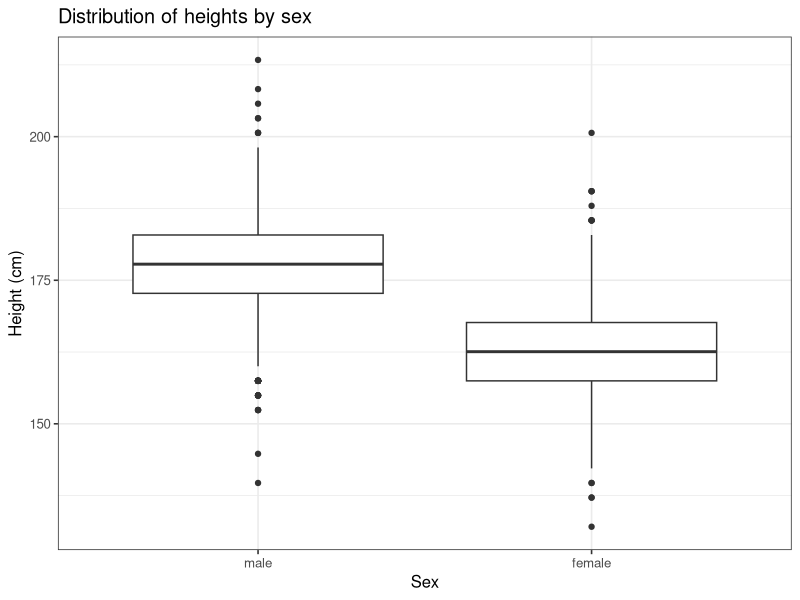
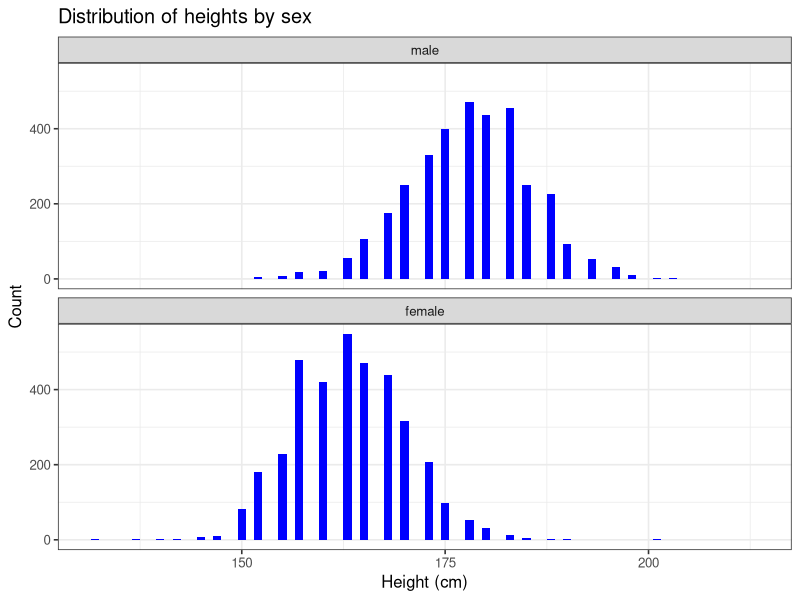
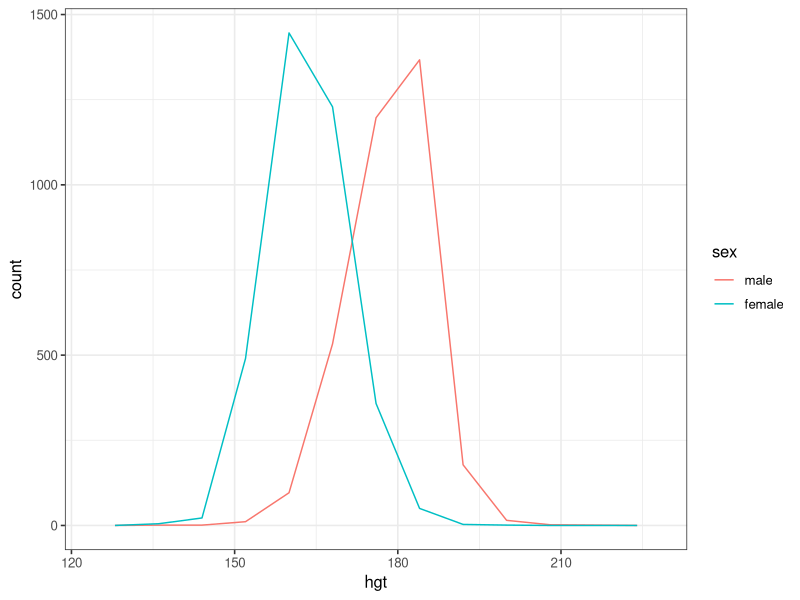
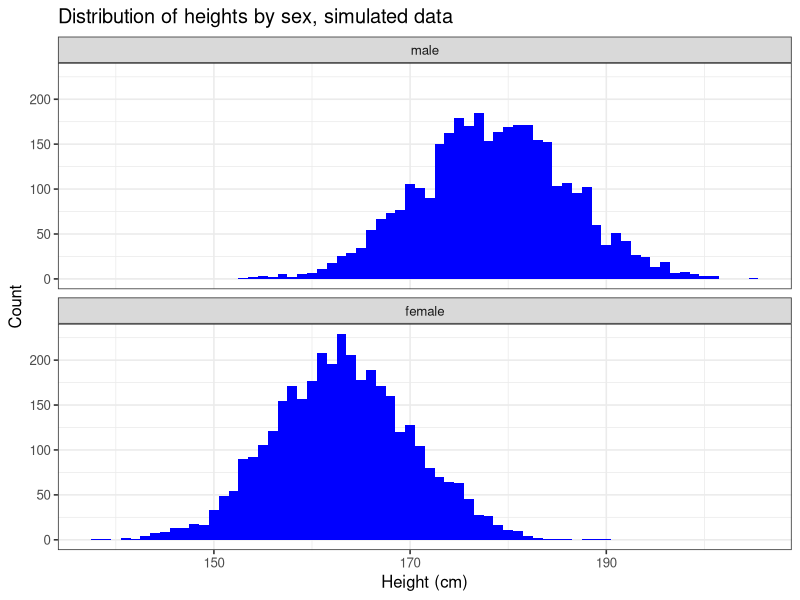
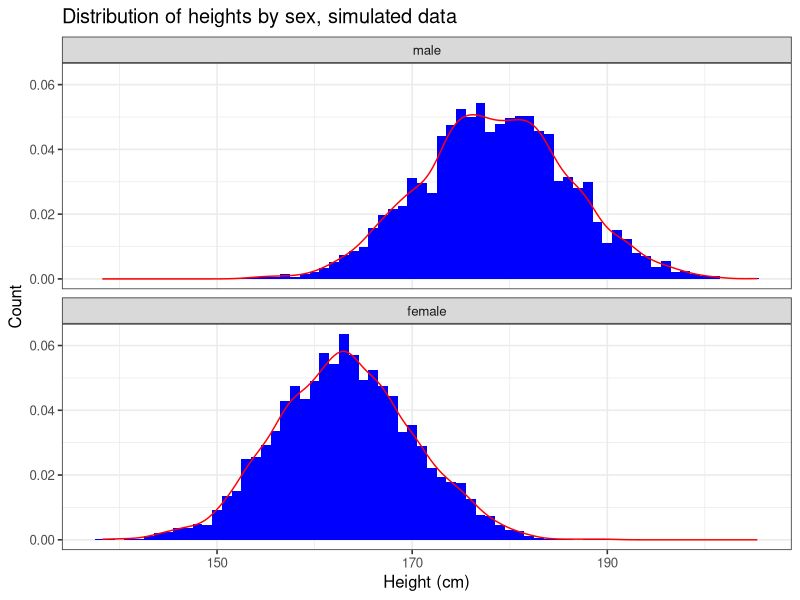
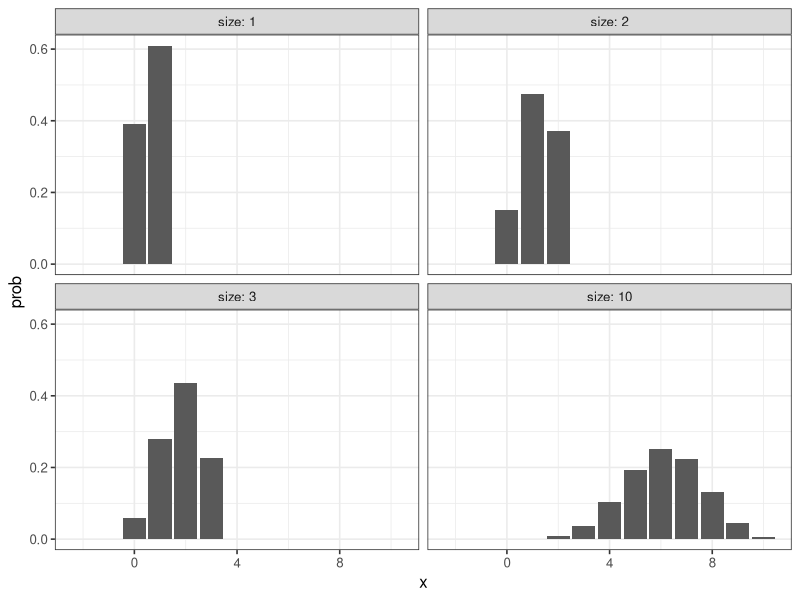
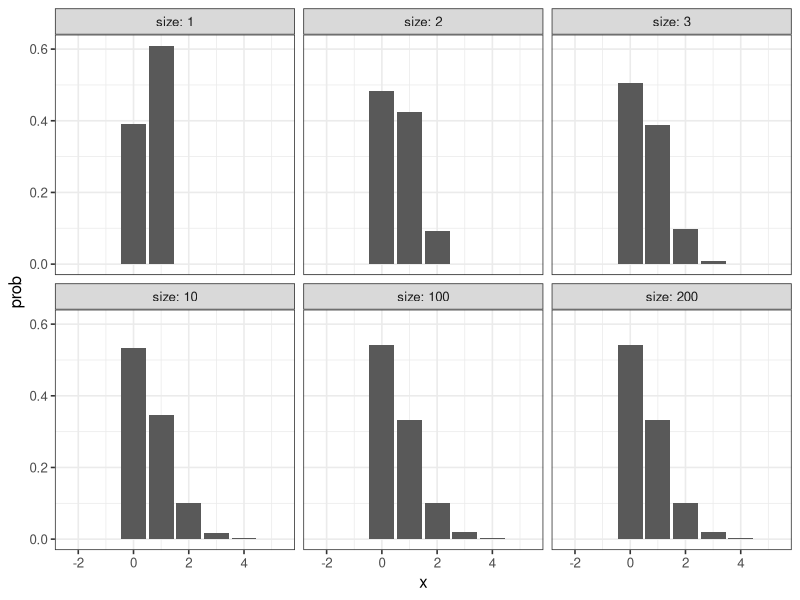
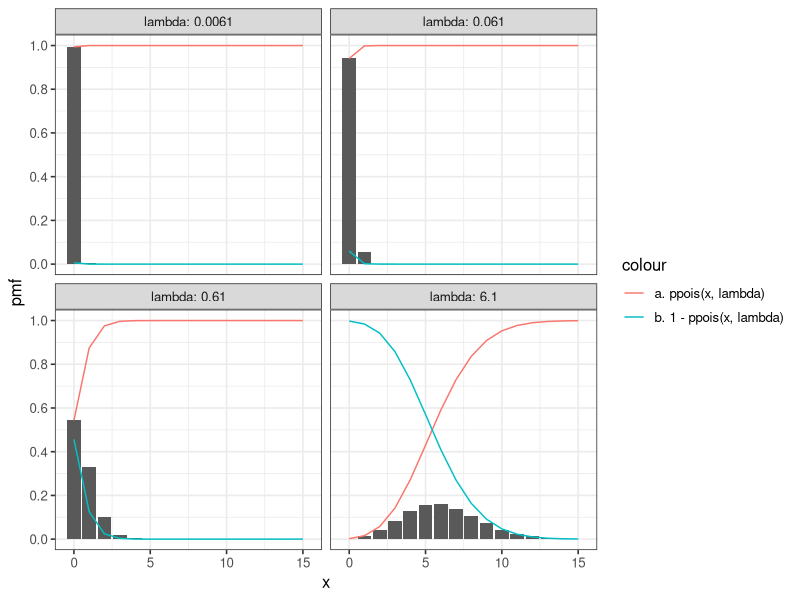

Recreate these plots in R, in order. (Note: this script raises an error after producing the figures.)
## ---- chunk 1
knitr::opts_chunk$set(echo = TRUE)

options(dplyr.summarise.inform = FALSE)
library(tidyverse)

# set theme used for plotting
theme_set(theme_bw(base_size = 12))

# Modelr package
library(modelr)

library(ggplot2)

## ---- chunk 2
# test
heights <- heights

heights
## ---- chunk 3
heights$hgt <- heights$height * 2.54

heights$wgt <- heights$weight * 0.45359237

heights
## ---- chunk 4
ggplot(heights, aes(x = sex, y = hgt)) + 
  geom_boxplot() +
  xlab("Sex") +
  ylab("Height (cm)") +
  ggtitle("Distribution of heights by sex")
## ---- chunk 5
ggplot(heights, aes(x = hgt)) +
  geom_histogram(binwidth = 1, fill = "blue") +
  facet_wrap(~ sex, ncol = 1) +
  xlab("Height (cm)") +
  ylab("Count") +
  ggtitle("Distribution of heights by sex")
## ---- chunk 6
#?heights
ggplot(heights, aes(x = hgt, color = sex, fill = sex)) +
  geom_freqpoly(binwidth = 8)
## ---- chunk 7
hgt_summary <- heights %>%
  group_by(sex) %>%
  summarize(
    hgt_mean = mean(hgt),
    hgt_sd = sd(hgt),
    counts = n()
)

hgt_summary
## ---- chunk 8
# Tøl frá https://en.wikipedia.org/wiki/Average_human_height_by_country
# Land brúk: Bretland
hgt_summary

#df['r3',]

male <- hgt_summary[hgt_summary$sex == 'male',] 
female <- hgt_summary[hgt_summary$sex == 'female',] 

hgt_males   <- tibble(
   hgt = rnorm(male$counts, 
           male$hgt_mean, 
           male$hgt_sd),
   sex = male$sex)
hgt_males

hgt_females   <- tibble(
   hgt = rnorm(female$counts, 
           female$hgt_mean, 
           female$hgt_sd),
  sex = female$sex)
hgt_females


hgt_sim <-
  rbind(
    hgt_males,
    hgt_females
  )

arrange(hgt_sim, desc(hgt_sim$hgt))
## ---- chunk 9

## ---- chunk 10
ggplot(hgt_sim, aes(x = hgt)) +
  geom_histogram(binwidth = 1, fill = "blue") +
  facet_wrap(~ sex, ncol = 1) +
  xlab("Height (cm)") +
  ylab("Count") +
  ggtitle("Distribution of heights by sex, simulated data")
## ---- chunk 11
ggplot(hgt_sim, aes(x = hgt, after_stat(density))) +
  geom_histogram(binwidth = 1, fill = "blue") +
  geom_density(colour = "red", aes(y = ..density..)) +
  facet_wrap(~ sex, ncol = 1) +
  xlab("Height (cm)") +
  ylab("Count") +
  ggtitle("Distribution of heights by sex, simulated data")
## ---- chunk 12

## ---- chunk 13

## ---- chunk 14

## ---- chunk 15
pnorm(180, male$hgt_mean, male$hgt_sd) - pnorm(170, male$hgt_mean, male$hgt_sd)
pnorm(180, female$hgt_mean, female$hgt_sd) - pnorm(170, female$hgt_mean, female$hgt_sd)
## ---- chunk 16
# hgt_sim

hgt_sim %>%
  group_by(sex) %>%
  summarise(
    pnorm = pnorm(180, mean(hgt), sd(hgt)) - pnorm(170, mean(hgt), sd(hgt))
  )
## ---- chunk 17

## ---- chunk 18

## ---- chunk 19

## ---- chunk 20

## ---- chunk 21

## ---- chunk 22
x_values <- -2:10
prob <- 0.61
size <- c(1,2,3,10)

ndata <- NULL
for (i in size) {
  tb_data <- NULL
  tb_data <- tibble(
    x = x_values,
    size = i,
    prob = dbinom(x_values, size, prob)
  )
  ndata <- rbind(ndata, tb_data)
}

ggplot() +
  geom_bar(data=ndata, aes(x, prob), stat = "identity") +
  ylab("prob") +
  facet_wrap(~ size, labeller = label_both)
## ---- chunk 23
x_values <- -2:5
prob_value <- 0.61
size <- c(1,2,3,10,100,200)

ndata <- NULL
for (i in size) {
  tb_data <- NULL
  tb_data <- tibble(
    x = x_values,
    size = i,
    prob = prob_value/size,
    y = dbinom(x_values, size, prob)
  )
  ndata <- rbind(ndata, tb_data)
}

ggplot() +
  geom_bar(data=ndata, aes(x, y), stat = "identity") +
  ylab("prob") +
  facet_wrap(~ size, labeller = label_both)
## ---- chunk 24
x_values <- 0:15
lambda <- c(0.0061, 0.061, 0.61, 6.1)

pdata <- NULL
for (i in lambda) {
  tb_data <- NULL
  tb_data <- tibble(
    x = x_values,
    lambda = i,
    y = dpois(x,lambda),
    ppois = ppois(x,lambda),
    ppois_rtail = 1 - ppois(x,lambda)
    )
  
  pdata <- rbind(pdata, tb_data)
}

ggplot(data=pdata, ) +
  geom_bar(aes(x, y), stat = "identity") +
  # geom_bar(aes(x, y, fill = "dpois(x, lambda)"), stat = "identity") +
  geom_line(aes(x, ppois, colour = "a. ppois(x, lambda)")) +
  geom_line(aes(x, ppois_rtail, colour = "b. 1 - ppois(x, lambda)")) +
  scale_y_continuous(breaks = seq(0, 1, 0.2))+
  scale_x_continuous(breaks=seq(min(x_values), max(x_values), 5)) +
  ylab("pmf") +
  facet_wrap(~ lambda, labeller = label_both)

## ---- chunk 25
x_values <- 0:5

size <- 200
prob <- 0.61/size

lambda <- 0.61

data_bino <- tibble(
  x = x_values,
  y = dbinom(x_values, size, prob),
  # label = "dbinom(x_values, size, prob)"
  label = sprintf("dbinom(%s:%s, %s, %s)", min(x_values),max(x_values), size, prob)
)

data_pois <- tibble(
  x = x_values,
  y = dpois(x,lambda),
  label = sprintf("dpois(%s:%s, %s)", min(x_values),max(x_values), lambda)
)

# data_bino
# data_pois

data_bp <- rbind(data_bino, data_pois)
data_bp

## ---- chunk 26
ggplot(data = data_bp) +
  geom_bar(aes(x,y), stat = "identity") +
  geom_text(aes(x,y, label = round(y, 4)), vjust=-0.5, size = 3.25) +
  facet_wrap(~ label)
## ---- chunk 27
ggplot(data = data_bp) +
  geom_bar(aes(x,y*200), stat = "identity") +
  geom_text(aes(x,y*200, label = round(y*200, 0)), vjust=-0.5, size = 3.25) +
  facet_wrap(~ label)

## ---- chunk 28

n_values <- c(10, 50, 100)
p <- 2/n

pdata <- NULL
for (n in n_values) {
  tb_data <- NULL
  tb_data <- tibble(
    x = 1:20,
    prob = 2/n,
    n = n,
    y = dbinom(x, n, prob)
    
  )
  pdata <- rbind(pdata, tb_data)
}

pdata

ggplot(pdata) +
  geom_bar(aes(x, y), stat = "identity") +
  facet_wrap(~ n, labeller = label_both) +
  xlab("Amount of failed transmissions") +
  ylab("Chance of transmission failure")

## ---- chunk 29
data_bino <- tibble(
  x = 0:10,
  y = c(dbinom(0:10, 10, 0.2)),
  label = rep("1. dbinom(x, 10, 0.2)", 11)
) %>%
  bind_rows(tibble(
    x = 0:10,
    y = c(dbinom(0:10, 50, 0.04)),
    label = rep("2. dbinom(x, 50, 0.04)", 11)
  )) %>%
  bind_rows(tibble(
    x = 0:10,
    y = c(dbinom(0:10, 100, 0.02)),
    label = rep("3. dbinom(x, 100, 0.02)", 11)
  ))

data_pois <- tibble(
  x = 0:10,
  y = dpois(0:10, 2),
  label = rep("4. dpois(x, 2)", 11)
)

data_bp <- bind_rows(data_bino, data_pois)

data_bp
## ---- chunk 30
library(ggplot2)

ggplot(data_bp, aes(x = x, y = y, fill = label)) +
  geom_bar(stat = "identity") +
  facet_wrap(~label, nrow = 2) +
  labs(x = "x", y = "Probability", fill = NULL)
## ---- chunk 31

## ---- chunk 32

## ---- chunk 33

## ---- chunk 34

## ---- chunk 35

## ---- chunk 36
